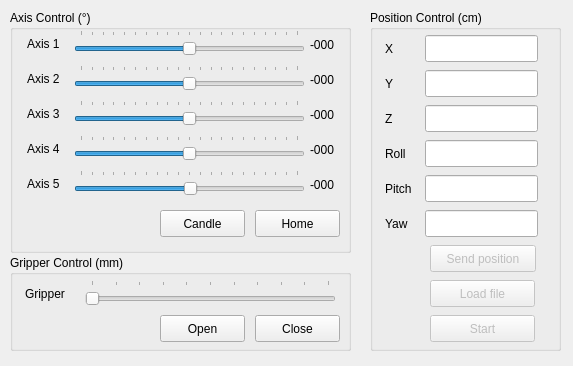
<?xml version="1.0" encoding="UTF-8"?>
<ui version="4.0">
 <class>JointController</class>
 <widget class="QMainWindow" name="JointController">
  <property name="geometry">
   <rect>
    <x>0</x>
    <y>0</y>
    <width>573</width>
    <height>366</height>
   </rect>
  </property>
  <property name="windowTitle">
   <string>KUKA youBot Arm Controller</string>
  </property>
  <widget class="QWidget" name="centralwidget">
   <widget class="QGroupBox" name="groupBox">
    <property name="geometry">
     <rect>
      <x>10</x>
      <y>10</y>
      <width>341</width>
      <height>243</height>
     </rect>
    </property>
    <property name="title">
     <string>Axis Control (°)</string>
    </property>
    <property name="flat">
     <bool>false</bool>
    </property>
    <widget class="QLabel" name="label">
     <property name="geometry">
      <rect>
       <x>17</x>
       <y>25</y>
       <width>40</width>
       <height>17</height>
      </rect>
     </property>
     <property name="text">
      <string>Axis 1</string>
     </property>
    </widget>
    <widget class="QSlider" name="axis5Slider">
     <property name="geometry">
      <rect>
       <x>64</x>
       <y>160</y>
       <width>231</width>
       <height>30</height>
      </rect>
     </property>
     <property name="minimum">
      <number>-100</number>
     </property>
     <property name="maximum">
      <number>100</number>
     </property>
     <property name="value">
      <number>1</number>
     </property>
     <property name="orientation">
      <enum>Qt::Horizontal</enum>
     </property>
     <property name="tickPosition">
      <enum>QSlider::TicksAbove</enum>
     </property>
    </widget>
    <widget class="QSlider" name="axis1Slider">
     <property name="geometry">
      <rect>
       <x>64</x>
       <y>20</y>
       <width>231</width>
       <height>30</height>
      </rect>
     </property>
     <property name="minimum">
      <number>-100</number>
     </property>
     <property name="maximum">
      <number>100</number>
     </property>
     <property name="value">
      <number>0</number>
     </property>
     <property name="orientation">
      <enum>Qt::Horizontal</enum>
     </property>
     <property name="tickPosition">
      <enum>QSlider::TicksAbove</enum>
     </property>
     <property name="tickInterval">
      <number>0</number>
     </property>
    </widget>
    <widget class="QSlider" name="axis3Slider">
     <property name="geometry">
      <rect>
       <x>64</x>
       <y>90</y>
       <width>231</width>
       <height>30</height>
      </rect>
     </property>
     <property name="minimum">
      <number>-100</number>
     </property>
     <property name="maximum">
      <number>100</number>
     </property>
     <property name="orientation">
      <enum>Qt::Horizontal</enum>
     </property>
     <property name="tickPosition">
      <enum>QSlider::TicksAbove</enum>
     </property>
    </widget>
    <widget class="QLabel" name="label_4">
     <property name="geometry">
      <rect>
       <x>17</x>
       <y>130</y>
       <width>41</width>
       <height>17</height>
      </rect>
     </property>
     <property name="text">
      <string>Axis 4</string>
     </property>
    </widget>
    <widget class="QSlider" name="axis2Slider">
     <property name="geometry">
      <rect>
       <x>64</x>
       <y>55</y>
       <width>231</width>
       <height>30</height>
      </rect>
     </property>
     <property name="minimum">
      <number>-100</number>
     </property>
     <property name="maximum">
      <number>100</number>
     </property>
     <property name="orientation">
      <enum>Qt::Horizontal</enum>
     </property>
     <property name="tickPosition">
      <enum>QSlider::TicksAbove</enum>
     </property>
    </widget>
    <widget class="QSlider" name="axis4Slider">
     <property name="geometry">
      <rect>
       <x>64</x>
       <y>125</y>
       <width>231</width>
       <height>30</height>
      </rect>
     </property>
     <property name="minimum">
      <number>-100</number>
     </property>
     <property name="maximum">
      <number>100</number>
     </property>
     <property name="orientation">
      <enum>Qt::Horizontal</enum>
     </property>
     <property name="tickPosition">
      <enum>QSlider::TicksAbove</enum>
     </property>
    </widget>
    <widget class="QLabel" name="label_5">
     <property name="geometry">
      <rect>
       <x>17</x>
       <y>165</y>
       <width>41</width>
       <height>17</height>
      </rect>
     </property>
     <property name="text">
      <string>Axis 5</string>
     </property>
    </widget>
    <widget class="QLabel" name="label_3">
     <property name="geometry">
      <rect>
       <x>17</x>
       <y>95</y>
       <width>41</width>
       <height>17</height>
      </rect>
     </property>
     <property name="text">
      <string>Axis 3</string>
     </property>
    </widget>
    <widget class="QLabel" name="label_2">
     <property name="geometry">
      <rect>
       <x>17</x>
       <y>60</y>
       <width>41</width>
       <height>17</height>
      </rect>
     </property>
     <property name="text">
      <string>Axis 2</string>
     </property>
    </widget>
    <widget class="QPushButton" name="candleButton">
     <property name="geometry">
      <rect>
       <x>150</x>
       <y>200</y>
       <width>85</width>
       <height>27</height>
      </rect>
     </property>
     <property name="text">
      <string>Candle</string>
     </property>
    </widget>
    <widget class="QPushButton" name="homeButton">
     <property name="geometry">
      <rect>
       <x>245</x>
       <y>200</y>
       <width>85</width>
       <height>27</height>
      </rect>
     </property>
     <property name="text">
      <string>Home</string>
     </property>
    </widget>
    <widget class="QLabel" name="labelAxis1">
     <property name="geometry">
      <rect>
       <x>300</x>
       <y>25</y>
       <width>31</width>
       <height>20</height>
      </rect>
     </property>
     <property name="baseSize">
      <size>
       <width>0</width>
       <height>0</height>
      </size>
     </property>
     <property name="text">
      <string>-000</string>
     </property>
    </widget>
    <widget class="QLabel" name="labelAxis2">
     <property name="geometry">
      <rect>
       <x>300</x>
       <y>60</y>
       <width>31</width>
       <height>20</height>
      </rect>
     </property>
     <property name="text">
      <string>-000</string>
     </property>
    </widget>
    <widget class="QLabel" name="labelAxis3">
     <property name="geometry">
      <rect>
       <x>300</x>
       <y>95</y>
       <width>31</width>
       <height>20</height>
      </rect>
     </property>
     <property name="text">
      <string>-000</string>
     </property>
    </widget>
    <widget class="QLabel" name="labelAxis4">
     <property name="geometry">
      <rect>
       <x>300</x>
       <y>130</y>
       <width>31</width>
       <height>20</height>
      </rect>
     </property>
     <property name="text">
      <string>-000</string>
     </property>
    </widget>
    <widget class="QLabel" name="labelAxis5">
     <property name="geometry">
      <rect>
       <x>300</x>
       <y>165</y>
       <width>31</width>
       <height>20</height>
      </rect>
     </property>
     <property name="text">
      <string>-000</string>
     </property>
    </widget>
   </widget>
   <widget class="QGroupBox" name="groupBox_2">
    <property name="geometry">
     <rect>
      <x>10</x>
      <y>255</y>
      <width>341</width>
      <height>96</height>
     </rect>
    </property>
    <property name="title">
     <string>Gripper Control (mm)</string>
    </property>
    <widget class="QLabel" name="label_6">
     <property name="geometry">
      <rect>
       <x>15</x>
       <y>30</y>
       <width>52</width>
       <height>17</height>
      </rect>
     </property>
     <property name="text">
      <string>Gripper</string>
     </property>
    </widget>
    <widget class="QSlider" name="gripperSlider">
     <property name="geometry">
      <rect>
       <x>75</x>
       <y>25</y>
       <width>251</width>
       <height>29</height>
      </rect>
     </property>
     <property name="minimum">
      <number>0</number>
     </property>
     <property name="maximum">
      <number>100</number>
     </property>
     <property name="value">
      <number>0</number>
     </property>
     <property name="orientation">
      <enum>Qt::Horizontal</enum>
     </property>
     <property name="tickPosition">
      <enum>QSlider::TicksAbove</enum>
     </property>
    </widget>
    <widget class="QPushButton" name="openGripper">
     <property name="geometry">
      <rect>
       <x>150</x>
       <y>60</y>
       <width>85</width>
       <height>27</height>
      </rect>
     </property>
     <property name="text">
      <string>Open</string>
     </property>
    </widget>
    <widget class="QPushButton" name="CloseGripper">
     <property name="geometry">
      <rect>
       <x>245</x>
       <y>60</y>
       <width>85</width>
       <height>27</height>
      </rect>
     </property>
     <property name="text">
      <string>Close</string>
     </property>
    </widget>
   </widget>
   <widget class="QGroupBox" name="groupBox_3">
    <property name="enabled">
     <bool>true</bool>
    </property>
    <property name="geometry">
     <rect>
      <x>370</x>
      <y>10</y>
      <width>191</width>
      <height>341</height>
     </rect>
    </property>
    <property name="title">
     <string>Position Control (cm)</string>
    </property>
    <widget class="QLineEdit" name="editX">
     <property name="geometry">
      <rect>
       <x>55</x>
       <y>25</y>
       <width>113</width>
       <height>27</height>
      </rect>
     </property>
    </widget>
    <widget class="QLineEdit" name="editY">
     <property name="geometry">
      <rect>
       <x>55</x>
       <y>60</y>
       <width>113</width>
       <height>27</height>
      </rect>
     </property>
    </widget>
    <widget class="QLineEdit" name="editZ">
     <property name="geometry">
      <rect>
       <x>55</x>
       <y>95</y>
       <width>113</width>
       <height>27</height>
      </rect>
     </property>
    </widget>
    <widget class="QLineEdit" name="editRoll">
     <property name="geometry">
      <rect>
       <x>55</x>
       <y>130</y>
       <width>113</width>
       <height>27</height>
      </rect>
     </property>
    </widget>
    <widget class="QLineEdit" name="editPitch">
     <property name="geometry">
      <rect>
       <x>55</x>
       <y>165</y>
       <width>113</width>
       <height>27</height>
      </rect>
     </property>
    </widget>
    <widget class="QLineEdit" name="editYaw">
     <property name="geometry">
      <rect>
       <x>55</x>
       <y>200</y>
       <width>113</width>
       <height>27</height>
      </rect>
     </property>
    </widget>
    <widget class="QLabel" name="label_7">
     <property name="geometry">
      <rect>
       <x>15</x>
       <y>30</y>
       <width>35</width>
       <height>17</height>
      </rect>
     </property>
     <property name="text">
      <string>X</string>
     </property>
    </widget>
    <widget class="QLabel" name="label_8">
     <property name="geometry">
      <rect>
       <x>15</x>
       <y>65</y>
       <width>35</width>
       <height>17</height>
      </rect>
     </property>
     <property name="text">
      <string>Y</string>
     </property>
    </widget>
    <widget class="QLabel" name="label_9">
     <property name="geometry">
      <rect>
       <x>15</x>
       <y>100</y>
       <width>35</width>
       <height>17</height>
      </rect>
     </property>
     <property name="text">
      <string>Z</string>
     </property>
    </widget>
    <widget class="QLabel" name="label_10">
     <property name="geometry">
      <rect>
       <x>15</x>
       <y>135</y>
       <width>35</width>
       <height>17</height>
      </rect>
     </property>
     <property name="text">
      <string>Roll</string>
     </property>
    </widget>
    <widget class="QLabel" name="label_11">
     <property name="geometry">
      <rect>
       <x>15</x>
       <y>170</y>
       <width>35</width>
       <height>17</height>
      </rect>
     </property>
     <property name="text">
      <string>Pitch</string>
     </property>
    </widget>
    <widget class="QLabel" name="label_12">
     <property name="geometry">
      <rect>
       <x>15</x>
       <y>205</y>
       <width>35</width>
       <height>17</height>
      </rect>
     </property>
     <property name="text">
      <string>Yaw</string>
     </property>
    </widget>
    <widget class="QPushButton" name="sendButton">
     <property name="enabled">
      <bool>false</bool>
     </property>
     <property name="geometry">
      <rect>
       <x>60</x>
       <y>235</y>
       <width>106</width>
       <height>27</height>
      </rect>
     </property>
     <property name="text">
      <string>Send position</string>
     </property>
    </widget>
    <widget class="QPushButton" name="loadButton">
     <property name="enabled">
      <bool>false</bool>
     </property>
     <property name="geometry">
      <rect>
       <x>60</x>
       <y>270</y>
       <width>105</width>
       <height>27</height>
      </rect>
     </property>
     <property name="text">
      <string>Load file</string>
     </property>
    </widget>
    <widget class="QPushButton" name="startButton">
     <property name="enabled">
      <bool>false</bool>
     </property>
     <property name="geometry">
      <rect>
       <x>60</x>
       <y>305</y>
       <width>105</width>
       <height>27</height>
      </rect>
     </property>
     <property name="text">
      <string>Start</string>
     </property>
    </widget>
   </widget>
  </widget>
 </widget>
 <resources/>
 <connections/>
 <designerdata>
  <property name="gridDeltaX">
   <number>5</number>
  </property>
  <property name="gridDeltaY">
   <number>5</number>
  </property>
  <property name="gridSnapX">
   <bool>true</bool>
  </property>
  <property name="gridSnapY">
   <bool>true</bool>
  </property>
  <property name="gridVisible">
   <bool>true</bool>
  </property>
 </designerdata>
</ui>
